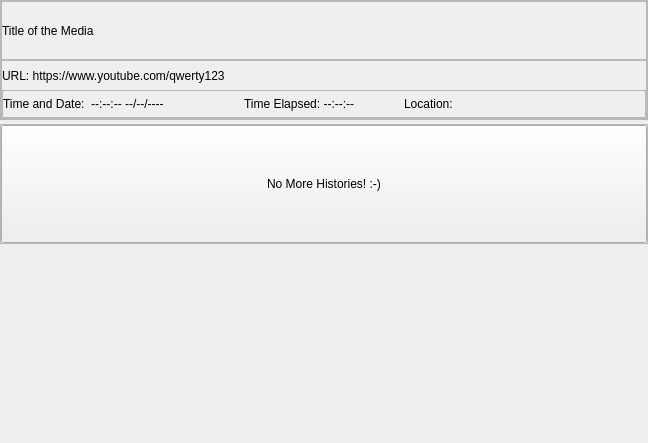
                   <widget class="QWidget" name="historyScrollContent">
                    <property name="geometry">
                     <rect>
                      <x>0</x>
                      <y>0</y>
                      <width>648</width>
                      <height>443</height>
                     </rect>
                    </property>
                    <layout class="QVBoxLayout" name="verticalLayout_historyScrollContent">
                     <property name="spacing">
                      <number>4</number>
                     </property>
                     <property name="leftMargin">
                      <number>0</number>
                     </property>
                     <property name="topMargin">
                      <number>0</number>
                     </property>
                     <property name="rightMargin">
                      <number>0</number>
                     </property>
                     <property name="bottomMargin">
                      <number>0</number>
                     </property>
                     <item>
                      <widget class="QFrame" name="historyItem">
                       <property name="sizePolicy">
                        <sizepolicy hsizetype="Preferred" vsizetype="Expanding">
                         <horstretch>0</horstretch>
                         <verstretch>0</verstretch>
                        </sizepolicy>
                       </property>
                       <property name="minimumSize">
                        <size>
                         <width>0</width>
                         <height>85</height>
                        </size>
                       </property>
                       <property name="maximumSize">
                        <size>
                         <width>16777215</width>
                         <height>120</height>
                        </size>
                       </property>
                       <property name="styleSheet">
                        <string notr="true"/>
                       </property>
                       <property name="frameShape">
                        <enum>QFrame::StyledPanel</enum>
                       </property>
                       <property name="frameShadow">
                        <enum>QFrame::Raised</enum>
                       </property>
                       <layout class="QVBoxLayout" name="verticalLayout_historyItem">
                        <property name="spacing">
                         <number>0</number>
                        </property>
                        <property name="leftMargin">
                         <number>0</number>
                        </property>
                        <property name="topMargin">
                         <number>0</number>
                        </property>
                        <property name="rightMargin">
                         <number>0</number>
                        </property>
                        <property name="bottomMargin">
                         <number>0</number>
                        </property>
                        <item>
                         <widget class="QFrame" name="titleHistoryItemFrame">
                          <property name="frameShape">
                           <enum>QFrame::StyledPanel</enum>
                          </property>
                          <property name="frameShadow">
                           <enum>QFrame::Raised</enum>
                          </property>
                          <layout class="QVBoxLayout" name="verticalLayout_titleHistoryItemFrame">
                           <property name="spacing">
                            <number>0</number>
                           </property>
                           <property name="leftMargin">
                            <number>0</number>
                           </property>
                           <property name="topMargin">
                            <number>0</number>
                           </property>
                           <property name="rightMargin">
                            <number>0</number>
                           </property>
                           <property name="bottomMargin">
                            <number>0</number>
                           </property>
                           <item>
                            <widget class="QLabel" name="titleHistoryItemLabel">
                             <property name="styleSheet">
                              <string notr="true"/>
                             </property>
                             <property name="text">
                              <string>Title of the Media</string>
                             </property>
                            </widget>
                           </item>
                          </layout>
                         </widget>
                        </item>
                        <item>
                         <widget class="QFrame" name="historyInfoFrame">
                          <property name="maximumSize">
                           <size>
                            <width>16777215</width>
                            <height>16777215</height>
                           </size>
                          </property>
                          <property name="frameShape">
                           <enum>QFrame::StyledPanel</enum>
                          </property>
                          <property name="frameShadow">
                           <enum>QFrame::Raised</enum>
                          </property>
                          <layout class="QVBoxLayout" name="verticalLayout_historyInfoFrame">
                           <property name="spacing">
                            <number>0</number>
                           </property>
                           <property name="leftMargin">
                            <number>0</number>
                           </property>
                           <property name="topMargin">
                            <number>0</number>
                           </property>
                           <property name="rightMargin">
                            <number>0</number>
                           </property>
                           <property name="bottomMargin">
                            <number>0</number>
                           </property>
                           <item>
                            <widget class="QLabel" name="urlHistoryItemLabel">
                             <property name="styleSheet">
                              <string notr="true"/>
                             </property>
                             <property name="text">
                              <string>URL: https://www.youtube.com/qwerty123</string>
                             </property>
                            </widget>
                           </item>
                           <item>
                            <widget class="QFrame" name="historyMetaFrame">
                             <property name="frameShape">
                              <enum>QFrame::StyledPanel</enum>
                             </property>
                             <property name="frameShadow">
                              <enum>QFrame::Raised</enum>
                             </property>
                             <layout class="QHBoxLayout" name="horizontalLayout_historyMetaFrame">
                              <property name="spacing">
                               <number>0</number>
                              </property>
                              <property name="leftMargin">
                               <number>0</number>
                              </property>
                              <property name="topMargin">
                               <number>0</number>
                              </property>
                              <property name="rightMargin">
                               <number>0</number>
                              </property>
                              <property name="bottomMargin">
                               <number>0</number>
                              </property>
                              <item>
                               <widget class="QLabel" name="historyTimeDateLabel">
                                <property name="text">
                                 <string>Time and Date:  --:--:-- --/--/----</string>
                                </property>
                               </widget>
                              </item>
                              <item>
                               <widget class="QLabel" name="historyTimeElapsedLabel">
                                <property name="maximumSize">
                                 <size>
                                  <width>160</width>
                                  <height>16777215</height>
                                 </size>
                                </property>
                                <property name="text">
                                 <string>Time Elapsed: --:--:--</string>
                                </property>
                               </widget>
                              </item>
                              <item>
                               <widget class="QLabel" name="historyLocationLabel">
                                <property name="text">
                                 <string>Location:</string>
                                </property>
                               </widget>
                              </item>
                             </layout>
                            </widget>
                           </item>
                          </layout>
                         </widget>
                        </item>
                       </layout>
                      </widget>
                     </item>
                     <item>
                      <widget class="QFrame" name="historyLastItemFrame">
                       <property name="minimumSize">
                        <size>
                         <width>0</width>
                         <height>85</height>
                        </size>
                       </property>
                       <property name="maximumSize">
                        <size>
                         <width>16777215</width>
                         <height>120</height>
                        </size>
                       </property>
                       <property name="styleSheet">
                        <string notr="true"/>
                       </property>
                       <property name="frameShape">
                        <enum>QFrame::StyledPanel</enum>
                       </property>
                       <property name="frameShadow">
                        <enum>QFrame::Raised</enum>
                       </property>
                       <layout class="QVBoxLayout" name="verticalLayout_historyLastItemFrame">
                        <property name="spacing">
                         <number>0</number>
                        </property>
                        <property name="leftMargin">
                         <number>0</number>
                        </property>
                        <property name="topMargin">
                         <number>0</number>
                        </property>
                        <property name="rightMargin">
                         <number>0</number>
                        </property>
                        <property name="bottomMargin">
                         <number>0</number>
                        </property>
                        <item>
                         <widget class="QPushButton" name="noMoreHistoryBtn">
                          <property name="sizePolicy">
                           <sizepolicy hsizetype="Minimum" vsizetype="Expanding">
                            <horstretch>0</horstretch>
                            <verstretch>0</verstretch>
                           </sizepolicy>
                          </property>
                          <property name="minimumSize">
                           <size>
                            <width>0</width>
                            <height>85</height>
                           </size>
                          </property>
                          <property name="maximumSize">
                           <size>
                            <width>16777215</width>
                            <height>16777215</height>
                           </size>
                          </property>
                          <property name="styleSheet">
                           <string notr="true"/>
                          </property>
                          <property name="text">
                           <string>No More Histories! :-)</string>
                          </property>
                         </widget>
                        </item>
                       </layout>
                      </widget>
                     </item>
                     <item>
                      <spacer name="historySpacer">
                       <property name="orientation">
                        <enum>Qt::Vertical</enum>
                       </property>
                       <property name="sizeHint" stdset="0">
                        <size>
                         <width>20</width>
                         <height>40</height>
                        </size>
                       </property>
                      </spacer>
                     </item>
                    </layout>
                   </widget>
